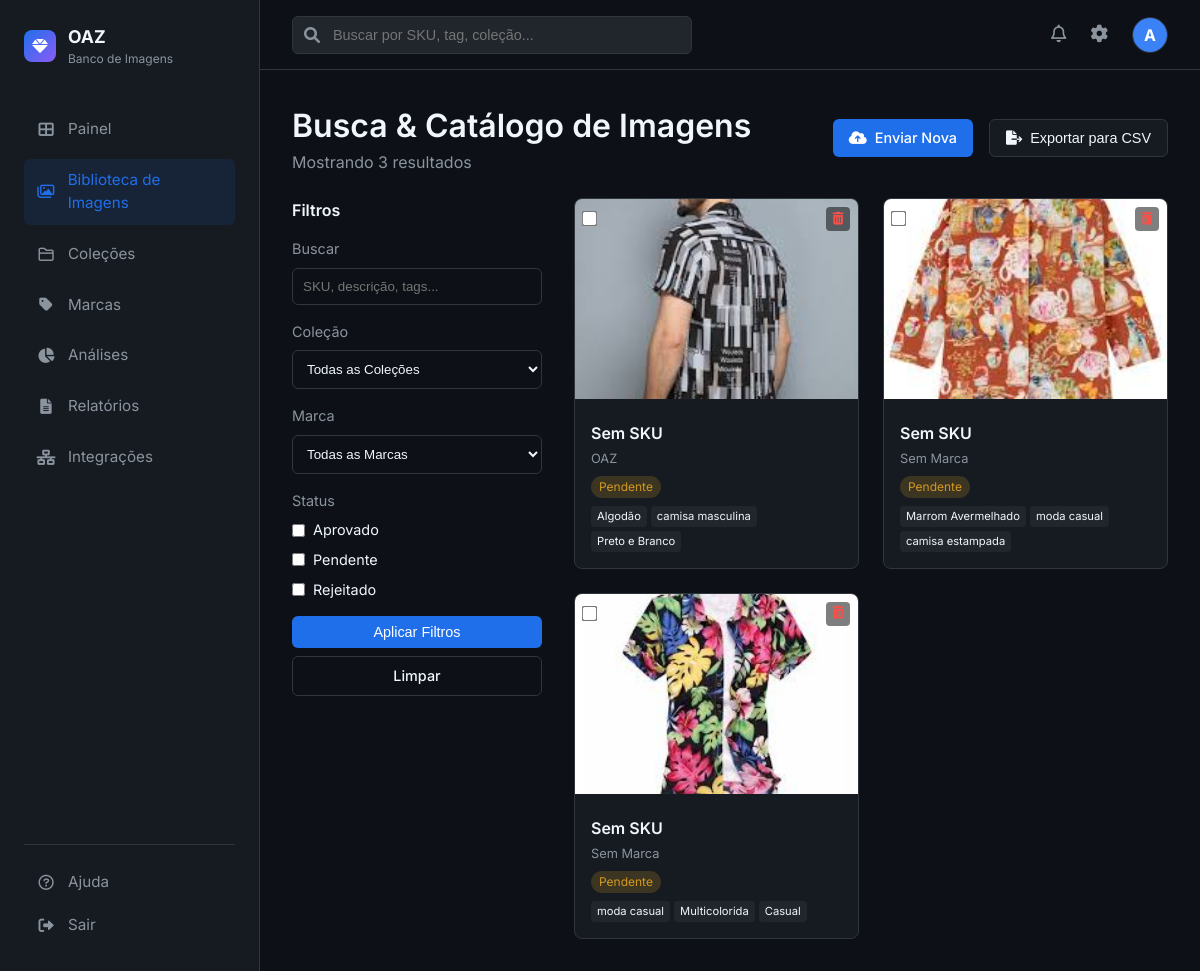
The page /catalog (signed in) on the database as committed earlier.
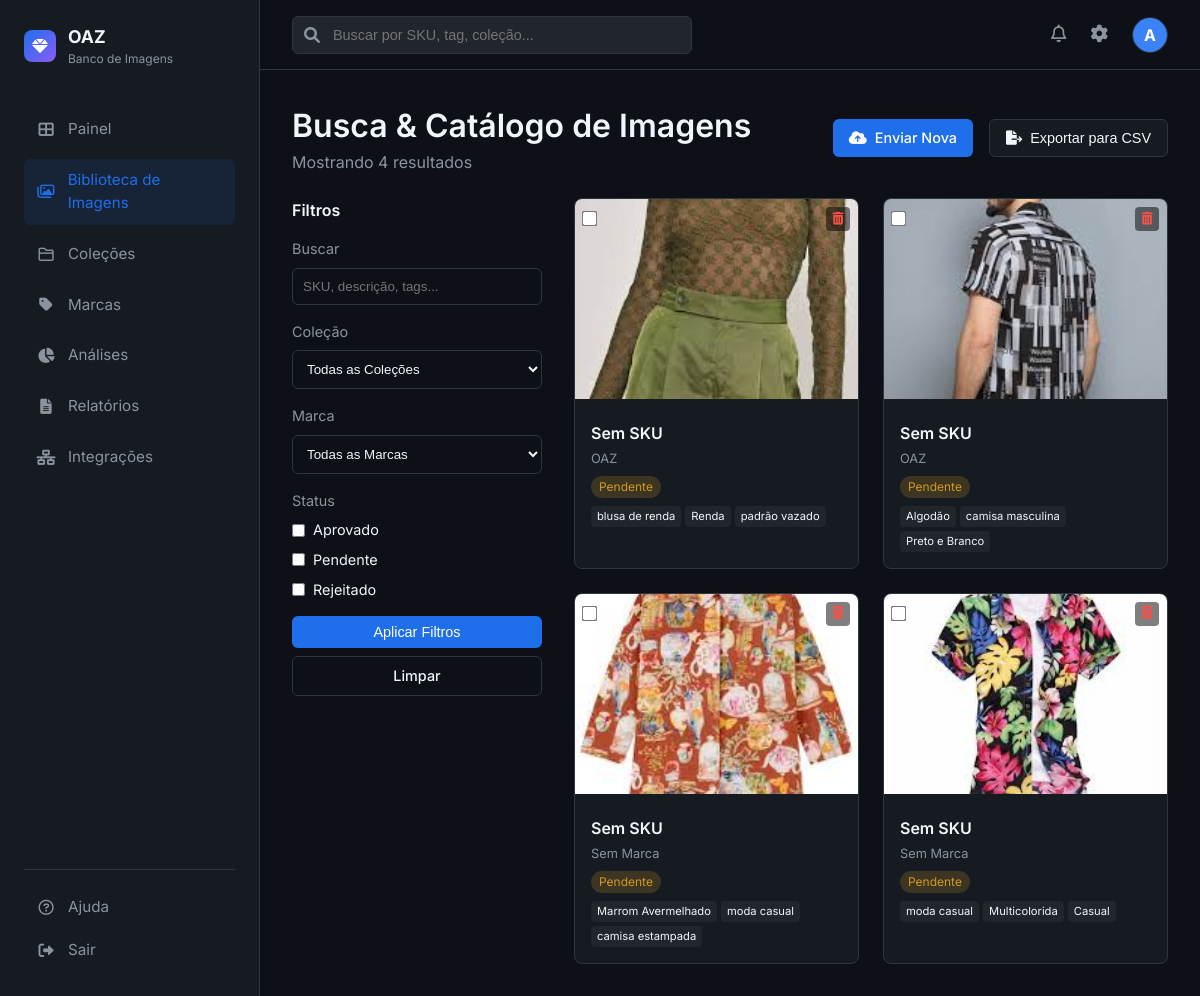
The same page on the database as committed later.
### app.py (models this page shows, shortened)
class User(UserMixin, db.Model):
    id = db.Column(db.Integer, primary_key=True)
    username = db.Column(db.String(80), unique=True, nullable=False)
    email = db.Column(db.String(120), unique=True, nullable=False)
    password_hash = db.Column(db.String(128))

class Image(db.Model):
    id = db.Column(db.Integer, primary_key=True)
    filename = db.Column(db.String(255), nullable=False)
    original_name = db.Column(db.String(255), nullable=False)
    description = db.Column(db.Text)
    sku = db.Column(db.String(50))
    brand_id = db.Column(db.Integer, db.ForeignKey('brand.id'))
    status = db.Column(db.String(20), default='Pendente')
    upload_date = db.Column(db.DateTime, default=datetime.utcnow)
    shooting_date = db.Column(db.Date)
    photographer = db.Column(db.String(100))
    unique_code = db.Column(db.String(50), unique=True)
    collection_id = db.Column(db.Integer, db.ForeignKey('collection.id'))
    uploader_id = db.Column(db.Integer, db.ForeignKey('user.id'))
    tags = db.Column(db.Text)
    ai_item_type = db.Column(db.String(100))
    ai_color = db.Column(db.String(50))
    ai_material = db.Column(db.String(50))
    ai_pattern = db.Column(db.String(50))
    ai_style = db.Column(db.String(50))

class Brand(db.Model):
    id = db.Column(db.Integer, primary_key=True)
    name = db.Column(db.String(100), nullable=False, unique=True)
    description = db.Column(db.Text)
    created_at = db.Column(db.DateTime, default=datetime.utcnow)
    images = db.relationship('Image', backref='brand_ref', lazy=True)

### app.py (the view, shortened to what this page needs)
@app.route('/catalog')
@login_required
def catalog():
    status_filter = request.args.getlist('status')
    collection_filter = request.args.get('collection_id')
    brand_filter = request.args.get('brand_id')
    search_query = request.args.get('q', '').strip()
    query = Image.query
    if status_filter:
        query = query.filter(Image.status.in_(status_filter))
    if collection_filter and collection_filter != 'all':
        query = query.filter_by(collection_id=collection_filter)
    if brand_filter and brand_filter != 'all':
        query = query.filter_by(brand_id=brand_filter)
    images = query.order_by(Image.upload_date.desc()).all()
    collections = Collection.query.all()
    brands = Brand.query.order_by(Brand.name).all()
    for img in images:
        if img.tags:
            try:
                img.tag_list = json.loads(img.tags)
            except:
                img.tag_list = []
        else:
            img.tag_list = []
    return render_template('images/catalog.html', images=images, collections=collections, brands=brands, search_query=search_query)

### templates/images/catalog.html (shortened to what this page needs)
{% extends "base.html" %}
{% block content %}
<div style="display: flex; justify-content: space-between; align-items: center; margin-bottom: 1.5rem;">
    <div>
        <h1>Busca & Catálogo de Imagens</h1>
        <p style="color: var(--text-secondary);">Mostrando {{ images|length }} resultados</p>
    </div>
    <div style="display: flex; gap: 1rem;">
        <a href="{{ url_for('upload') }}" class="btn btn-primary">
            <i class="fas fa-cloud-upload-alt"></i> Enviar Nova
        </a>
        <button class="btn"
            style="background: var(--bg-secondary); border: 1px solid var(--border-color); color: var(--text-primary);">
            <i class="fas fa-file-export"></i> Exportar para CSV
        </button>
    </div>
</div>
<div style="display: flex; gap: 2rem;">
    <div style="width: 250px; flex-shrink: 0;">
        <form action="{{ url_for('catalog') }}" method="GET" style="margin-bottom: 1.5rem;">
            <h3 style="font-size: 1rem; margin-bottom: 1rem;">Filtros</h3>
            <div style="margin-bottom: 1rem;">
                <label style="display: block; font-size: 0.9rem; margin-bottom: 0.5rem; color: var(--text-secondary);">Buscar</label>
                <input type="text" name="q" class="form-control" placeholder="SKU, descrição, tags..." value="{{ search_query or '' }}">
            </div>
            <div style="margin-bottom: 1rem;">
                <label style="display: block; font-size: 0.9rem; margin-bottom: 0.5rem; color: var(--text-secondary);">Coleção</label>
                <select name="collection_id" class="form-control">
                    <option value="all">Todas as Coleções</option>
                </select>
            </div>
            <div style="margin-bottom: 1rem;">
                <label style="display: block; font-size: 0.9rem; margin-bottom: 0.5rem; color: var(--text-secondary);">Marca</label>
                <select name="brand_id" class="form-control">
                    <option value="all">Todas as Marcas</option>
                </select>
            </div>
            <div style="margin-bottom: 1rem;">
                <label style="display: block; font-size: 0.9rem; margin-bottom: 0.5rem; color: var(--text-secondary);">Status</label>
                <div style="display: flex; flex-direction: column; gap: 0.5rem;">
                    <label style="display: flex; align-items: center; gap: 8px; font-size: 0.9rem;">
                        <input type="checkbox" name="status" value="Aprovado" {% if 'Aprovado' in request.args.getlist('status') %}checked{% endif %}> Aprovado
                    </label>
                    <label style="display: flex; align-items: center; gap: 8px; font-size: 0.9rem;">
                        <input type="checkbox" name="status" value="Pendente" {% if 'Pendente' in request.args.getlist('status') %}checked{% endif %}> Pendente
                    </label>
                    <label style="display: flex; align-items: center; gap: 8px; font-size: 0.9rem;">
                        <input type="checkbox" name="status" value="Rejeitado" {% if 'Rejeitado' in request.args.getlist('status') %}checked{% endif %}> Rejeitado
                    </label>
                </div>
            </div>
            <button type="submit" class="btn btn-primary" style="width: 100%; justify-content: center;">Aplicar Filtros</button>
            <a href="{{ url_for('catalog') }}" class="btn" style="width: 100%; justify-content: center; margin-top: 0.5rem; border: 1px solid var(--border-color); color: var(--text-primary);">Limpar</a>
        </form>
    </div>
    <div style="flex: 1;">
        <div class="image-grid">
            {% for image in images %}
            <div class="image-card">
                <div style="position: relative;">
                    <a href="{{ url_for('image_detail', id=image.id) }}">
                        <img src="{{ url_for('static', filename='uploads/' + image.filename) }}" class="image-preview"
                            alt="{{ image.original_name }}">
                    </a>
                    <div style="position: absolute; top: 8px; left: 8px;">
                        <input type="checkbox" style="transform: scale(1.2);">
                    </div>
                    <div style="position: absolute; top: 8px; right: 8px;">
                        <form action="{{ url_for('delete_image', id=image.id) }}" method="POST"
                            onsubmit="return confirm('Deletar esta imagem?');">
                            <button type="submit"
                                style="background: rgba(0,0,0,0.5); border: none; color: #f85149; width: 24px; height: 24px; border-radius: 4px; cursor: pointer; display: flex; align-items: center; justify-content: center;">
                                <i class="fas fa-trash-alt" style="font-size: 0.8rem;"></i>
                            </button>
                        </form>
                    </div>
                </div>
                <div class="image-info">
                    <div class="image-title">{{ image.sku or 'Sem SKU' }}</div>
                    <div class="image-meta">{{ image.brand_ref.name if image.brand_ref else 'Sem Marca' }}</div>
                    <div class="status-badge status-{{ image.status.lower() }}">
                        {{ image.status }}
                    </div>
                    <div style="margin-top: 0.5rem; display: flex; gap: 4px; flex-wrap: wrap;">
                        {% for tag in image.tag_list[:3] %}
                        <span
                            style="font-size: 0.7rem; background: var(--bg-tertiary); padding: 2px 6px; border-radius: 4px;">{{
                            tag }}</span>
                        {% endfor %}
                    </div>
                </div>
            </div>
            {% else %}
            <div style="grid-column: 1 / -1; text-align: center; padding: 4rem; color: var(--text-secondary);">
                <i class="far fa-images" style="font-size: 3rem; margin-bottom: 1rem;"></i>
                <p>Nenhuma imagem encontrada. Envie algumas imagens para começar.</p>
            </div>
            {% endfor %}
        </div>
    </div>
</div>
{% endblock %}

### templates/base.html (shortened to what this page needs)
<!DOCTYPE html>
<html lang="pt-BR">
<head>
    <link rel="stylesheet" href="{{ url_for('static', filename='css/style.css') }}">
    <link href="https://cdnjs.cloudflare.com/ajax/libs/font-awesome/6.0.0/css/all.min.css" rel="stylesheet">
</head>
<body>
    <div class="app-container">
        <aside class="sidebar">
            <div class="logo-area">
                <div class="logo-icon">
                    <i class="fas fa-gem"></i>
                </div>
                <div>
                    <div style="font-weight: 700; font-size: 1.1rem;">OAZ</div>
                    <div style="font-size: 0.75rem; color: var(--text-secondary);">Banco de Imagens</div>
                </div>
            </div>
            <nav class="nav-menu">
                <a href="{{ url_for('dashboard') }}"
                    class="nav-item {% if request.endpoint == 'dashboard' %}active{% endif %}">
                    <i class="fas fa-th-large"></i>
                    <span>Painel</span>
                </a>
                <a href="{{ url_for('catalog') }}"
                    class="nav-item {% if request.endpoint == 'catalog' %}active{% endif %}">
                    <i class="far fa-images"></i>
                    <span>Biblioteca de Imagens</span>
                </a>
                <a href="{{ url_for('collections') }}"
                    class="nav-item {% if request.endpoint == 'collections' %}active{% endif %}">
                    <i class="far fa-folder"></i>
                    <span>Coleções</span>
                </a>
                <a href="{{ url_for('brands') }}"
                    class="nav-item {% if request.endpoint == 'brands' %}active{% endif %}">
                    <i class="fas fa-tag"></i>
                    <span>Marcas</span>
                </a>
                <a href="{{ url_for('analytics') }}"
                    class="nav-item {% if request.endpoint == 'analytics' %}active{% endif %}">
                    <i class="fas fa-chart-pie"></i>
                    <span>Análises</span>
                </a>
                <a href="{{ url_for('reports') }}"
                    class="nav-item {% if request.endpoint == 'reports' %}active{% endif %}">
                    <i class="fas fa-file-alt"></i>
                    <span>Relatórios</span>
                </a>
                <a href="{{ url_for('integrations') }}"
                    class="nav-item {% if request.endpoint == 'integrations' %}active{% endif %}">
                    <i class="fas fa-network-wired"></i>
                    <span>Integrações</span>
                </a>
            </nav>
            <div class="bottom-menu">
                <a href="#" class="nav-item">
                    <i class="far fa-question-circle"></i>
                    <span>Ajuda</span>
                </a>
                <a href="{{ url_for('logout') }}" class="nav-item">
                    <i class="fas fa-sign-out-alt"></i>
                    <span>Sair</span>
                </a>
            </div>
        </aside>
        <main class="main-content">
            <header class="top-header">
                <div class="search-bar">
                    <i class="fas fa-search"></i>
                    <input type="text" placeholder="Buscar por SKU, tag, coleção...">
                </div>
                <div class="header-actions">
                    <button class="icon-btn"><i class="far fa-bell"></i></button>
                    <a href="{{ url_for('settings') }}" class="icon-btn"><i class="fas fa-cog"></i></a>
                    <div class="user-profile">
                        <div
                            style="width:100%; height:100%; background:#3b82f6; display:flex; align-items:center; justify-content:center; color:white; font-weight:bold;">
                            {{ current_user.username[0].upper() }}
                        </div>
                    </div>
                </div>
            </header>
            <div class="content-scroll">
                {% block content %}{% endblock %}
            </div>
        </main>
    </div>
</body>
</html>

Rows that differ between the two databases and show on the page:
added Image: filename (picture), sku "Sem SKU", brand_ref "OAZ", status "Pendente", 3 "blusa de renda" "Renda" "padrão vazado"
Other text that changed with them:
{{ images|length }}: "3" → "4"
